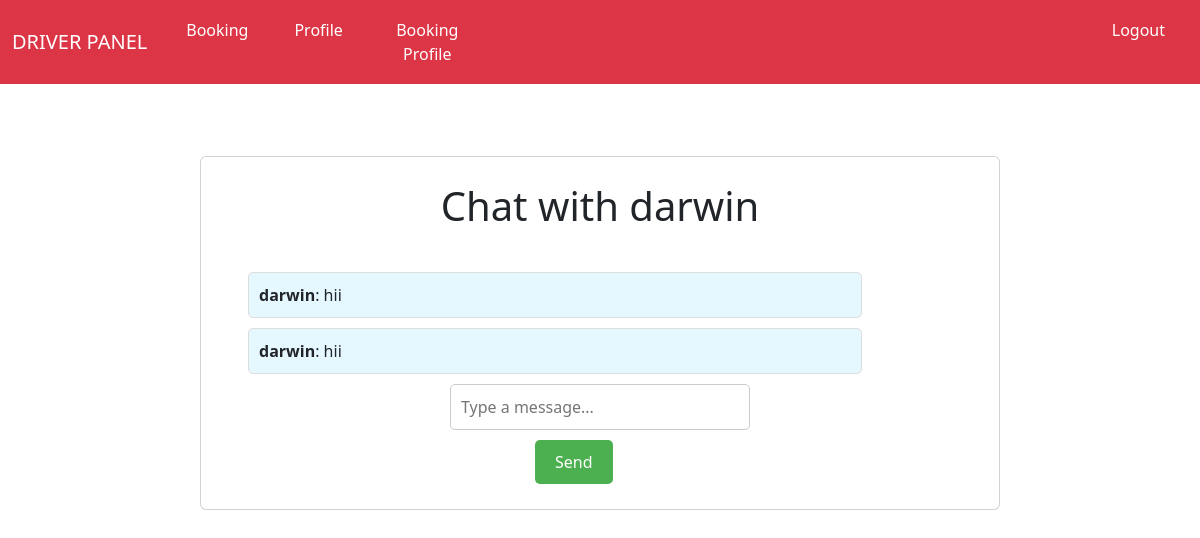
Page /driverchat/21/ (signed in) on the committed database.
### app/models.py (models this page shows, shortened)
class Chat(models.Model):
    sender = models.ForeignKey(User, on_delete=models.CASCADE, related_name='sender')
    receiver = models.ForeignKey(User, on_delete=models.CASCADE, related_name='receiver')
    message = models.TextField()
    timestamp = models.DateTimeField(auto_now_add=True)

### app/views.py (the view)
# urls.py: path('driverchat/<int:user_id>/', views.driverchat, name='driverchat'),
def driverchat(request, user_id):
    user = get_object_or_404(User, id=user_id)
    driver = request.user
    if request.method == 'POST':
        message = request.POST.get('message')
        if message:
            Chat.objects.create(sender=driver, receiver=user, message=message)
    chats = Chat.objects.filter(sender=driver, receiver=user) | Chat.objects.filter(sender=user, receiver=driver)
    chats = chats.order_by('timestamp')
    return render(request, 'driver/driverchat.html', {'chats': chats, 'user': user, 'driver': driver})

### templates/driver/driverchat.html (shortened to what this page needs)
{% extends "driver/driver.html" %}
{% block head %}
  <head>
  </head>
{% endblock %}
{% block content %}
<br><br><br>
  <div class="card ca">
    <div class="container">
      <h1 style="text-align: center;">Chat with {{ user.username }}</h1>
      <br>
    <div id="chat-container">
      {% for chat in chats %}
        {% if chat.sender == user %}
          <div class="message received">
            <strong>{{ chat.sender.username }}</strong>: {{ chat.message }}
          </div>
        {% else %}
          <div class="message sent">
            <strong>{{ chat.sender.username }}</strong>: {{ chat.message }}
          </div>
        {% endif %}
      {% endfor %}
    </div>
    <form method="post" style="max-width: 300px; margin: 0 auto;">
      <input type="text" name="message" placeholder="Type a message..." style="width: 100%; padding: 10px; margin-bottom: 10px; border: 1px solid #ccc; border-radius: 5px; box-sizing: border-box;">
      <button  type="submit" style="background-color: #4CAF50; color: white; padding: 10px 20px; border: none; border-radius: 5px; cursor: pointer;     margin-left: 85px;">Send</button>
  </form>
    </div>
  </div>
{% endblock %}

### templates/driver/driver.html (style rules this page uses)
body { background: url('https://img.freepik.com/free-photo/perspective-exterior-nobody-empty-box_1258-260.jpg?size=626&ext=jpg&ga=GA1.1.2005099941.1692430576&semt=ais') no-repeat ; background-size: 100% ; background-attachment: fixed; }

### templates/driver/driverchat.html (style rules this page uses)
.message { margin: 10px; padding: 10px; border: 1px solid #ddd; border-radius: 5px; }
.received { background-color: #e5f7ff; margin-right: 100px; }
.ca { background-color: #ffffff; width: 800px; margin: auto; padding: 25px; }

### rows in the picture
Chat: sender.username "darwin", message "hii"
Chat: sender.username "darwin", message "hii"

### other values in the picture
{{ user.username }} "darwin"
